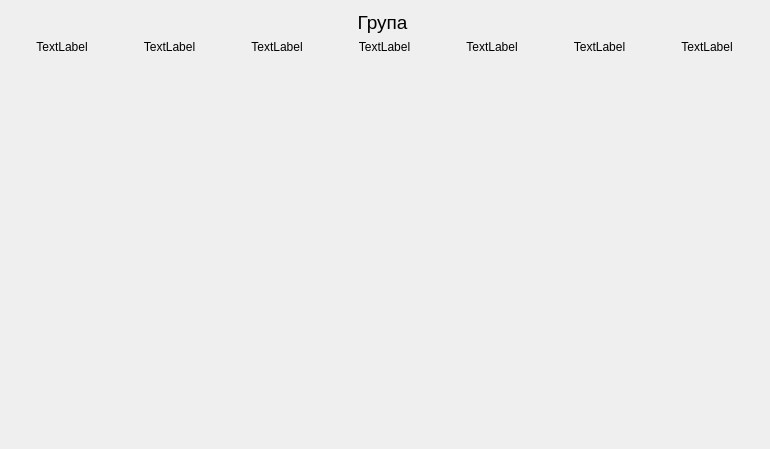
<?xml version="1.0" encoding="UTF-8"?>
<ui version="4.0">
 <class>Form</class>
 <widget class="QWidget" name="Form">
  <property name="geometry">
   <rect>
    <x>0</x>
    <y>0</y>
    <width>770</width>
    <height>449</height>
   </rect>
  </property>
  <property name="sizePolicy">
   <sizepolicy hsizetype="Preferred" vsizetype="Maximum">
    <horstretch>0</horstretch>
    <verstretch>0</verstretch>
   </sizepolicy>
  </property>
  <property name="windowTitle">
   <string>scheduleWindow</string>
  </property>
  <layout class="QGridLayout" name="gridLayout">
   <item row="0" column="1">
    <widget class="QLabel" name="groupLabel">
     <property name="sizePolicy">
      <sizepolicy hsizetype="Preferred" vsizetype="Fixed">
       <horstretch>0</horstretch>
       <verstretch>0</verstretch>
      </sizepolicy>
     </property>
     <property name="font">
      <font>
       <pointsize>14</pointsize>
      </font>
     </property>
     <property name="autoFillBackground">
      <bool>false</bool>
     </property>
     <property name="styleSheet">
      <string notr="true">padding-right: 5px;</string>
     </property>
     <property name="text">
      <string>Група</string>
     </property>
     <property name="alignment">
      <set>Qt::AlignCenter</set>
     </property>
    </widget>
   </item>
   <item row="1" column="1">
    <layout class="QHBoxLayout" name="horizontalLayout">
     <item>
      <layout class="QGridLayout" name="daysContainer">
       <item row="1" column="5">
        <widget class="QWidget" name="dayColumn6" native="true">
         <property name="styleSheet">
          <string notr="true"/>
         </property>
         <layout class="QVBoxLayout" name="verticalLayout_6">
          <property name="spacing">
           <number>0</number>
          </property>
          <property name="leftMargin">
           <number>0</number>
          </property>
          <property name="topMargin">
           <number>0</number>
          </property>
          <property name="rightMargin">
           <number>0</number>
          </property>
          <property name="bottomMargin">
           <number>0</number>
          </property>
         </layout>
        </widget>
       </item>
       <item row="0" column="6">
        <widget class="QLabel" name="day7Label">
         <property name="text">
          <string>TextLabel</string>
         </property>
         <property name="alignment">
          <set>Qt::AlignCenter</set>
         </property>
        </widget>
       </item>
       <item row="1" column="6">
        <widget class="QWidget" name="dayColumn7" native="true">
         <property name="styleSheet">
          <string notr="true"/>
         </property>
         <layout class="QVBoxLayout" name="verticalLayout_7">
          <property name="spacing">
           <number>0</number>
          </property>
          <property name="leftMargin">
           <number>0</number>
          </property>
          <property name="topMargin">
           <number>0</number>
          </property>
          <property name="rightMargin">
           <number>0</number>
          </property>
          <property name="bottomMargin">
           <number>0</number>
          </property>
         </layout>
        </widget>
       </item>
       <item row="0" column="2">
        <widget class="QLabel" name="day3Label">
         <property name="text">
          <string>TextLabel</string>
         </property>
         <property name="alignment">
          <set>Qt::AlignCenter</set>
         </property>
        </widget>
       </item>
       <item row="0" column="0">
        <widget class="QLabel" name="day1Label">
         <property name="text">
          <string>TextLabel</string>
         </property>
         <property name="alignment">
          <set>Qt::AlignCenter</set>
         </property>
        </widget>
       </item>
       <item row="1" column="2">
        <widget class="QWidget" name="dayColumn3" native="true">
         <property name="styleSheet">
          <string notr="true"/>
         </property>
         <layout class="QVBoxLayout" name="verticalLayout_3">
          <property name="spacing">
           <number>0</number>
          </property>
          <property name="leftMargin">
           <number>0</number>
          </property>
          <property name="topMargin">
           <number>0</number>
          </property>
          <property name="rightMargin">
           <number>0</number>
          </property>
          <property name="bottomMargin">
           <number>0</number>
          </property>
         </layout>
        </widget>
       </item>
       <item row="1" column="4">
        <widget class="QWidget" name="dayColumn5" native="true">
         <property name="styleSheet">
          <string notr="true"/>
         </property>
         <layout class="QVBoxLayout" name="verticalLayout_5">
          <property name="spacing">
           <number>0</number>
          </property>
          <property name="leftMargin">
           <number>0</number>
          </property>
          <property name="topMargin">
           <number>0</number>
          </property>
          <property name="rightMargin">
           <number>0</number>
          </property>
          <property name="bottomMargin">
           <number>0</number>
          </property>
         </layout>
        </widget>
       </item>
       <item row="0" column="5">
        <widget class="QLabel" name="day6Label">
         <property name="text">
          <string>TextLabel</string>
         </property>
         <property name="alignment">
          <set>Qt::AlignCenter</set>
         </property>
        </widget>
       </item>
       <item row="1" column="0">
        <widget class="QWidget" name="dayColumn1" native="true">
         <layout class="QVBoxLayout" name="verticalLayout">
          <property name="spacing">
           <number>0</number>
          </property>
          <property name="leftMargin">
           <number>0</number>
          </property>
          <property name="topMargin">
           <number>0</number>
          </property>
          <property name="rightMargin">
           <number>0</number>
          </property>
          <property name="bottomMargin">
           <number>0</number>
          </property>
         </layout>
        </widget>
       </item>
       <item row="1" column="1">
        <widget class="QWidget" name="dayColumn2" native="true">
         <property name="styleSheet">
          <string notr="true"/>
         </property>
         <layout class="QVBoxLayout" name="verticalLayout_2">
          <property name="spacing">
           <number>0</number>
          </property>
          <property name="leftMargin">
           <number>0</number>
          </property>
          <property name="topMargin">
           <number>0</number>
          </property>
          <property name="rightMargin">
           <number>0</number>
          </property>
          <property name="bottomMargin">
           <number>0</number>
          </property>
         </layout>
        </widget>
       </item>
       <item row="0" column="3">
        <widget class="QLabel" name="day4Label">
         <property name="text">
          <string>TextLabel</string>
         </property>
         <property name="alignment">
          <set>Qt::AlignCenter</set>
         </property>
        </widget>
       </item>
       <item row="0" column="4">
        <widget class="QLabel" name="day5Label">
         <property name="text">
          <string>TextLabel</string>
         </property>
         <property name="alignment">
          <set>Qt::AlignCenter</set>
         </property>
        </widget>
       </item>
       <item row="0" column="1">
        <widget class="QLabel" name="day2Label">
         <property name="text">
          <string>TextLabel</string>
         </property>
         <property name="alignment">
          <set>Qt::AlignCenter</set>
         </property>
        </widget>
       </item>
       <item row="1" column="7">
        <spacer name="verticalSpacer">
         <property name="orientation">
          <enum>Qt::Vertical</enum>
         </property>
         <property name="sizeType">
          <enum>QSizePolicy::Expanding</enum>
         </property>
         <property name="sizeHint" stdset="0">
          <size>
           <width>1</width>
           <height>800</height>
          </size>
         </property>
        </spacer>
       </item>
       <item row="1" column="3">
        <widget class="QWidget" name="dayColumn4" native="true">
         <property name="styleSheet">
          <string notr="true"/>
         </property>
         <layout class="QVBoxLayout" name="verticalLayout_4">
          <property name="spacing">
           <number>0</number>
          </property>
          <property name="leftMargin">
           <number>0</number>
          </property>
          <property name="topMargin">
           <number>0</number>
          </property>
          <property name="rightMargin">
           <number>0</number>
          </property>
          <property name="bottomMargin">
           <number>0</number>
          </property>
         </layout>
        </widget>
       </item>
      </layout>
     </item>
    </layout>
   </item>
  </layout>
 </widget>
 <resources/>
 <connections/>
</ui>
